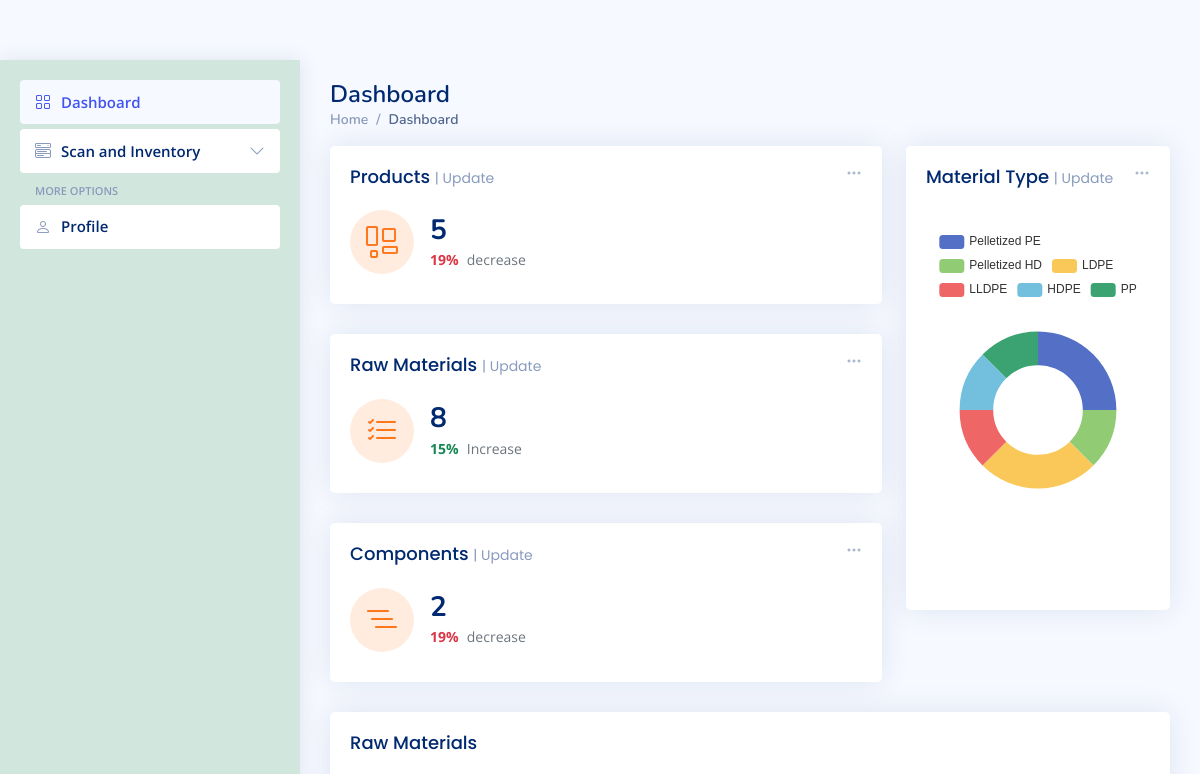
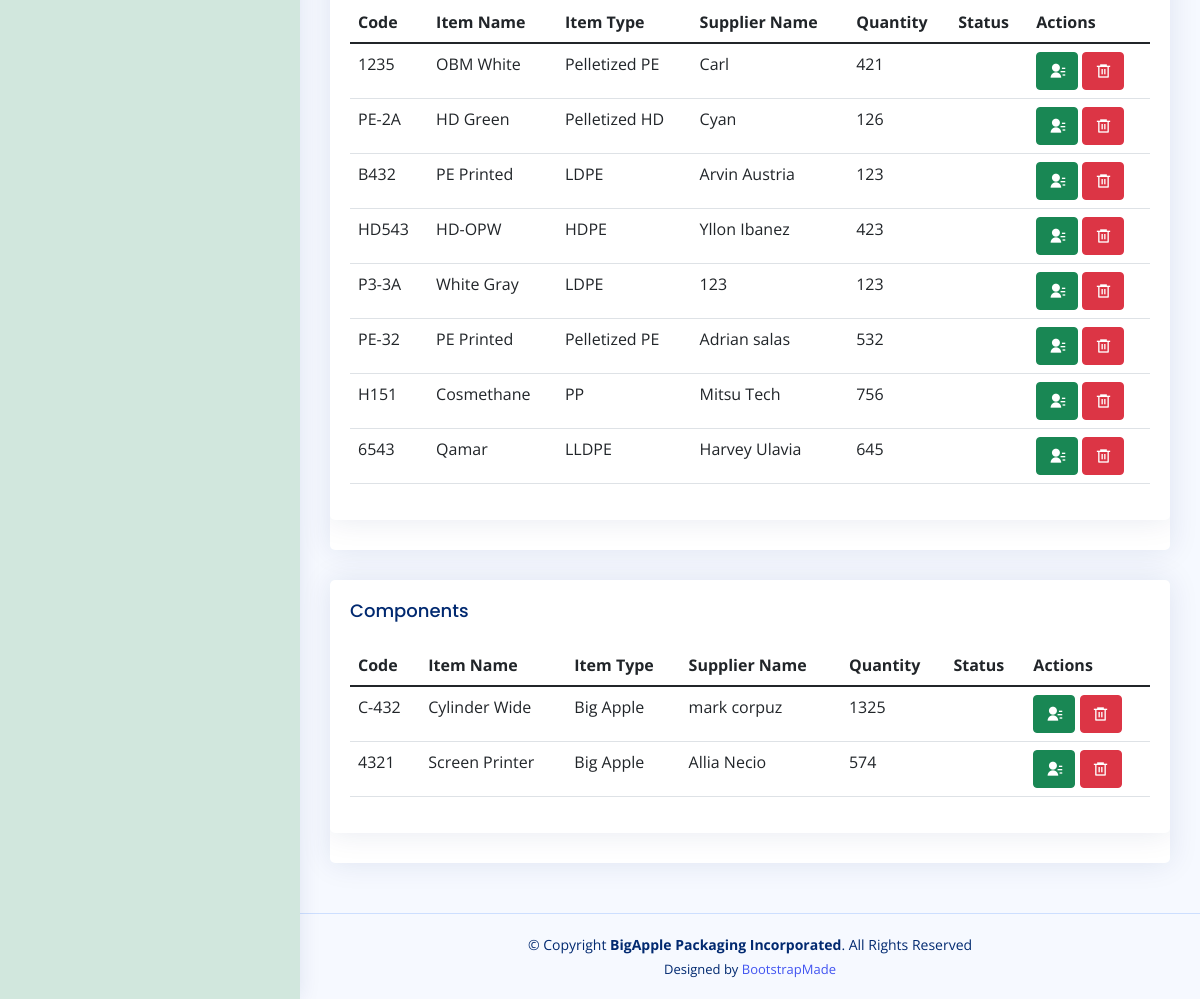
The app's page /production.php with its own data (2 pictures, top to bottom).
### tables this page shows
CREATE TABLE `rawmaterials` (
  `id` int(255) NOT NULL,
  `itemcode` varchar(255) NOT NULL,
  `itemname` varchar(255) NOT NULL,
  `itemtype` varchar(255) NOT NULL,
  `suppliername` varchar(255) NOT NULL,
  `quantity` int(255) NOT NULL
);

CREATE TABLE `components` (
  `id` int(255) NOT NULL,
  `itemcode` varchar(255) NOT NULL,
  `itemname` varchar(255) NOT NULL,
  `itemtype` varchar(255) NOT NULL,
  `suppliername` varchar(255) NOT NULL,
  `quantity` varchar(255) NOT NULL
);

### production.php (the view, shortened to what this page needs)
<?php include_once('includes/load.php');
include_once 'production-header-sidebar.php'; ?>
<main id="main" class="main">
  <div class="pagetitle">
    <h1>Dashboard</h1>
    <nav>
      <ol class="breadcrumb">
        <li class="breadcrumb-item"><a href="index.html">Home</a></li>
        <li class="breadcrumb-item active">Dashboard</li>
      </ol>
    </nav>
  </div>
  <section class="section dashboard">
    <div class="row">
      <div class="col-lg-8">
        <div class="row">
          <div class="col-xxl-4 col-xl-12">
            <div class="card info-card customers-card">
              <div class="filter">
                <a class="icon" href="#" data-bs-toggle="dropdown"><i class="bi bi-three-dots"></i></a>
              </div>
              <div class="card-body">
                <h5 class="card-title">Products <span>| Update</span></h5>
                <div class="d-flex align-items-center">
                  <div class="card-icon rounded-circle d-flex align-items-center justify-content-center">
                    <i class="bi bi-layout-wtf"></i>
                  </div>
                  <div class="ps-3">
                    <h6>
                      <?php
                      include_once 'conndb.php';
                      $sql = "SELECT * from products";
                      $query_products_run = mysqli_query($data, $sql);
                      if ($products_total = mysqli_num_rows($query_products_run)) {
                        echo $products_total;
                      } else {
                        echo '<h4 class="mb-0">No Data</h4>';
                      }
                      ?>
                    </h6>
                    <span class="text-danger small pt-1 fw-bold">19%</span> <span class="text-muted small pt-2 ps-1">decrease</span>
                  </div>
                </div>
              </div>
            </div>
          </div>
          <div class="col-xxl-4 col-xl-12">
            <div class="card info-card customers-card">
              <div class="filter">
                <a class="icon" href="#" data-bs-toggle="dropdown"><i class="bi bi-three-dots"></i></a>
              </div>
              <div class="card-body">
                <h5 class="card-title">Raw Materials <span>| Update</span></h5>
                <div class="d-flex align-items-center">
                  <div class="card-icon rounded-circle d-flex align-items-center justify-content-center">
                    <i class="bi bi-list-check"></i>
                  </div>
                  <div class="ps-3">
                    <h6>
                      <?php
                      include_once 'conndb.php';
                      $sql = "SELECT * from rawmaterials";
                      $query_products_run = mysqli_query($data, $sql);
                      if ($products_total = mysqli_num_rows($query_products_run)) {
                        echo $products_total;
                      } else {
                        echo '<h4 class="mb-0">No Data</h4>';
                      }
                      ?>
                    </h6>
                    <span class="text-success small pt-1 fw-bold">15%</span> <span class="text-muted small pt-2 ps-1">Increase</span>
                  </div>
                </div>
              </div>
            </div>
          </div>
          <div class="col-xxl-4 col-xl-12">
            <div class="card info-card customers-card">
              <div class="filter">
                <a class="icon" href="#" data-bs-toggle="dropdown"><i class="bi bi-three-dots"></i></a>
              </div>
              <div class="card-body">
                <h5 class="card-title">Components <span>| Update</span></h5>
                <div class="d-flex align-items-center">
                  <div class="card-icon rounded-circle d-flex align-items-center justify-content-center">
                    <i class="bi bi-list-nested"></i>
                  </div>
                  <div class="ps-3">
                    <h6>
                      <?php
                      include_once 'conndb.php';
                      $sql = "SELECT * from components";
                      $query_products_run = mysqli_query($data, $sql);
                      if ($products_total = mysqli_num_rows($query_products_run)) {
                        echo $products_total;
                      } else {
                        echo '<h4 class="mb-0">No Data</h4>';
                      }
                      ?>
                    </h6>
                    <span class="text-danger small pt-1 fw-bold">19%</span> <span class="text-muted small pt-2 ps-1">decrease</span>
                  </div>
                </div>
              </div>
            </div>
          </div>
        </div>
      </div>
      <div class="col-lg-4">
        <?php
        include_once 'conndb.php';
        $sql = "SELECT itemtype from rawmaterials WHERE itemtype = 'Pelletized PE'";
        $query_pe_run = mysqli_query($data, $sql);
        if ($pe_total = mysqli_num_rows($query_pe_run)) {
        } else {
          echo '<h4 class="mb-0">No Data</h4>';
        }
        $sql = "SELECT itemtype from rawmaterials WHERE itemtype = 'Pelletized HD'";
        $query_hd_run = mysqli_query($data, $sql);
        if ($hd_total = mysqli_num_rows($query_hd_run)) {
        } else {
          echo '<h4 class="mb-0">No Data</h4>';
        }
        $sql = "SELECT itemtype from rawmaterials WHERE itemtype = 'LDPE'";
        $query_ldpe_run = mysqli_query($data, $sql);
        if ($ldpe_total = mysqli_num_rows($query_ldpe_run)) {
        } else {
          echo '<h4 class="mb-0">No Data</h4>';
        }
        $sql = "SELECT itemtype from rawmaterials WHERE itemtype = 'LLDPE'";
        $query_lldpe_run = mysqli_query($data, $sql);
        if ($lldpe_total = mysqli_num_rows($query_lldpe_run)) {
        } else {
          echo '<h4 class="mb-0">No Data</h4>';
        }
        $sql = "SELECT itemtype from rawmaterials WHERE itemtype = 'HDPE'";
        $query_hdpe_run = mysqli_query($data, $sql);
        if ($hdpe_total = mysqli_num_rows($query_hdpe_run)) {
        } else {
          echo '<h4 class="mb-0">No Data</h4>';
        }
        $sql = "SELECT itemtype from rawmaterials WHERE itemtype = 'PP'";
        $query_pp_run = mysqli_query($data, $sql);
        if ($pp_total = mysqli_num_rows($query_pp_run)) {
        } else {
          echo '<h4 class="mb-0">No Data</h4>';
        }
        ?>
        <div class="card">
          <div class="filter">
            <a class="icon" href="#" data-bs-toggle="dropdown"><i class="bi bi-three-dots"></i></a>
          </div>
          <div class="card-body pb-0">
            <h5 class="card-title">Material Type <span>| Update</span></h5>
            <div id="trafficChart" style="min-height: 400px;" class="echart"></div>
            <script>
              document.addEventListener("DOMContentLoaded", () => {
                echarts.init(document.querySelector("#trafficChart")).setOption({
                  tooltip: {
                    trigger: 'item'
                  },
                  legend: {
                    top: '5%',
                    left: 'center'
                  },
                  series: [{
                    name: 'Access From',
                    type: 'pie',
                    radius: ['40%', '70%'],
                    avoidLabelOverlap: false,
                    label: {
                      show: false,
                      position: 'center'
                    },
                    emphasis: {
                      label: {
                        show: true,
                        fontSize: '18',
                        fontWeight: 'bold'
                      }
                    },
                    labelLine: {
                      show: false
                    },
                    data: [{
                        value: <?php echo $pe_total; ?>,
                        name: 'Pelletized PE'
                      },
                      {
                        value: <?php echo $hd_total; ?>,
                        name: 'Pelletized HD'
                      },
                      {
                        value: <?php echo $ldpe_total; ?>,
                        name: 'LDPE'
                      },
                      {
                        value: <?php echo $lldpe_total; ?>,
                        name: 'LLDPE'
                      },
                      {
                        value: <?php echo $hdpe_total; ?>,
                        name: 'HDPE'
                      },
                      {
                        value: <?php echo $pp_total; ?>,
                        name: 'PP'
                      }
                    ]
                  }]
                });
              });
            </script>
          </div>
        </div>
      </div>
    </div>
  </section>
  <section class="section">
    <div class="row">
      <div class="">
        <div class="card">
          <div class="card">
            <div class="card-body">
              <h5 class="card-title">Raw Materials</h5>
              <table class="table table-hover">
                <thead>
                  <tr>
                    <th scope="col">Code</th>
                    <th scope="col">Item Name</th>
                    <th scope="col">Item Type</th>
                    <th scope="col">Supplier Name</th>
                    <th scope="col">Quantity</th>
                    <th scope="col">Status</th>
                    <th scope="col">Actions</th>
                  </tr>
                </thead>
                <tbody>
                  <?php
                  require_once 'conndb.php';
                  $query = mysqli_query($data, "SELECT * FROM rawmaterials");
                  while ($row = mysqli_fetch_array($query)) {
                  ?>
                    <tr>
                      <td><?php echo $row['itemcode']; ?></td>
                      <td><?php echo $row['itemname']; ?></td>
                      <td><?php echo $row['itemtype']; ?></td>
                      <td><?php echo $row['suppliername']; ?></td>
                      <td><?php echo $row['quantity']; ?></td>
                      <td></td>
                      <td>
                        <a href="edit-inv-rawmaterials.php?edit=<?php echo $row['id']; ?>"><button class="btn btn-success ri-contacts-fill" type="button" data-toggle="tooltip" data-placement="top" title="Edit"></button></a>
                        <a href='delete-inv-rawmaterials.php?delete=<?php echo $row['id']; ?>'><button class="btn btn-danger ri-delete-bin-6-line" name="btnDelete" type="button" data-toggle="tooltip" data-placement="top" title="Delete"></button></a>
                      </td>
                    </tr>
                  <?php }
                  ?>
                </tbody>
              </table>
            </div>
          </div>
        </div>
  </section>
  <section class="section">
    <div class="row">
      <div class="">
        <div class="card">
          <div class="card">
            <div class="card-body">
              <h5 class="card-title">Components</h5>
              <table class="table table-hover">
                <thead>
                  <tr>
                    <th scope="col">Code</th>
                    <th scope="col">Item Name</th>
                    <th scope="col">Item Type</th>
                    <th scope="col">Supplier Name</th>
                    <th scope="col">Quantity</th>
                    <th scope="col">Status</th>
                    <th scope="col">Actions</th>
                  </tr>
                </thead>
                <tbody>
                  <?php
                  require_once 'conndb.php';
                  $query = mysqli_query($data, "SELECT * FROM components");
                  while ($row = mysqli_fetch_array($query)) {
                  ?>
                    <tr>
                      <td><?php echo $row['itemcode']; ?></td>
                      <td><?php echo $row['itemname']; ?></td>
                      <td><?php echo $row['itemtype']; ?></td>
                      <td><?php echo $row['suppliername']; ?></td>
                      <td><?php echo $row['quantity']; ?></td>
                      <td></td>
                      <td>
                        <a href="edit-inv-components.php?edit=<?php echo $row['id']; ?>"><button class="btn btn-success ri-contacts-fill" type="button" data-toggle="tooltip" data-placement="top" title="Edit"></button></a>
                        <a href='delete-inv-components.php?delete=<?php echo $row['id']; ?>'><button class="btn btn-danger ri-delete-bin-6-line" name="btnDelete" type="button" data-toggle="tooltip" data-placement="top" title="Delete"></button></a>
                      </td>
                    </tr>
                  <?php }
                  mysqli_close($data) ?>
                </tbody>
              </table>
            </div>
          </div>
        </div>
  </section>
</main>
<footer id="footer" class="footer">
  <div class="copyright">
    &copy; Copyright <strong><span>BigApple Packaging Incorporated</span></strong>. All Rights Reserved
  </div>
  <div class="credits">
    Designed by <a href="https://bootstrapmade.com/">BootstrapMade</a>
  </div>
</footer>
</body>
</html>

### assets/css/style.css (style rules this page uses)
:root { scroll-behavior: smooth; }
body { font-family: "Open Sans", sans-serif; background: #f6f9ff; color: #444444; }
a { color: #4154f1; text-decoration: none; }
h1, h2, h3, h4, h5, h6 { font-family: "Nunito", sans-serif; }
#main { margin-top: 60px; padding: 20px 30px; transition: all 0.3s; }
.pagetitle { margin-bottom: 10px; }
.pagetitle h1 { font-size: 24px; margin-bottom: 0; font-weight: 600; color: #012970; }
.card { margin-bottom: 30px; border: none; border-radius: 5px; box-shadow: 0px 0 30px rgba(1, 41, 112, 0.1); overflow: hidden; }
.card-title { padding: 20px 0 15px 0; font-size: 18px; font-weight: 500; color: #012970; font-family: "Poppins", sans-serif; }
.card-title span { color: #899bbd; font-size: 14px; font-weight: 400; }
.card-body { padding: 0 20px 20px 20px; }
.breadcrumb { font-size: 14px; font-family: "Nunito", sans-serif; color: #899bbd; font-weight: 600; }
.breadcrumb a { color: #899bbd; transition: 0.3s; }
.breadcrumb .breadcrumb-item::before { color: #899bbd; }
.breadcrumb .active { color: #51678f; font-weight: 600; }
@media (min-width: 1200px) { #main, #footer { margin-left: 300px; } }
.dashboard .filter { position: absolute; right: 0px; top: 15px; }
.dashboard .filter .icon { color: #aab7cf; padding-right: 20px; padding-bottom: 5px; transition: 0.3s; font-size: 16px; }
.dashboard .info-card { padding-bottom: 10px; }
.dashboard .info-card h6 { font-size: 28px; color: #012970; font-weight: 700; margin: 0; padding: 0; }
.dashboard .card-icon { font-size: 32px; line-height: 0; width: 64px; height: 64px; flex-shrink: 0; flex-grow: 0; }
.dashboard .customers-card .card-icon { color: #ff771d; background: #ffecdf; }
.footer { padding: 20px 0; font-size: 14px; transition: all 0.3s; border-top: 1px solid #cddfff; }
.footer .copyright { text-align: center; color: #012970; }
.footer .credits { padding-top: 5px; text-align: center; font-size: 13px; color: #012970; }

### records on screen
rawmaterials: itemcode "1235", itemname "OBM White", itemtype "Pelletized PE", suppliername "Carl", quantity "421"
rawmaterials: itemcode "PE-2A", itemname "HD Green", itemtype "Pelletized HD", suppliername "Cyan", quantity "126"
rawmaterials: itemcode "B432", itemname "PE Printed", itemtype "LDPE", suppliername "Arvin Austria", quantity "123"
rawmaterials: itemcode "HD543", itemname "HD-OPW", itemtype "HDPE", suppliername "Yllon Ibanez", quantity "423"
rawmaterials: itemcode "P3-3A", itemname "White Gray", itemtype "LDPE", suppliername "123", quantity "123"
rawmaterials: itemcode "PE-32", itemname "PE Printed", itemtype "Pelletized PE", suppliername "Adrian salas", quantity "532"
rawmaterials: itemcode "H151", itemname "Cosmethane", itemtype "PP", suppliername "Mitsu Tech", quantity "756"
rawmaterials: itemcode "6543", itemname "Qamar", itemtype "LLDPE", suppliername "Harvey Ulavia", quantity "645"
components: itemcode "C-432", itemname "Cylinder Wide", itemtype "Big Apple", suppliername "mark corpuz", quantity "1325"
components: itemcode "4321", itemname "Screen Printer", itemtype "Big Apple", suppliername "Allia Necio", quantity "574"

### other values on screen
$products_total "5"
$products_total "8"
$products_total "2"
chart data {{ $pe_total }} 2
chart data {{ $hd_total }} 1
chart data {{ $ldpe_total }} 2
chart data {{ $lldpe_total }} 1
